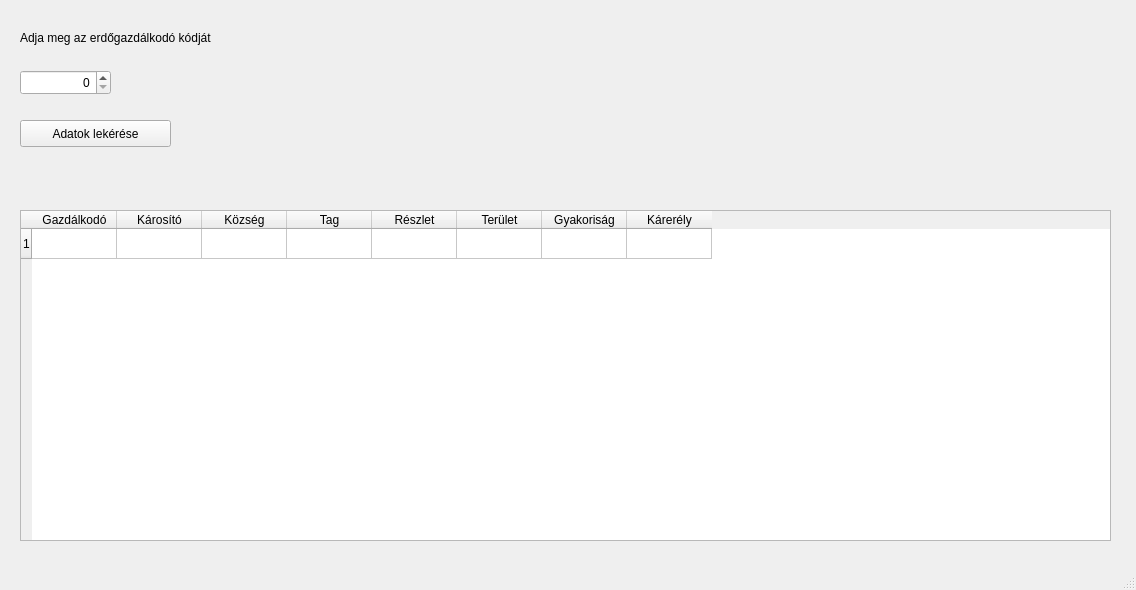
<?xml version="1.0" encoding="UTF-8"?>
<ui version="4.0">
 <class>MainWindow</class>
 <widget class="QMainWindow" name="MainWindow">
  <property name="geometry">
   <rect>
    <x>0</x>
    <y>0</y>
    <width>1136</width>
    <height>590</height>
   </rect>
  </property>
  <property name="windowTitle">
   <string>MainWindow</string>
  </property>
  <widget class="QWidget" name="centralwidget">
   <widget class="QPushButton" name="pushButton">
    <property name="geometry">
     <rect>
      <x>20</x>
      <y>120</y>
      <width>151</width>
      <height>27</height>
     </rect>
    </property>
    <property name="text">
     <string>Adatok lekérése</string>
    </property>
   </widget>
   <widget class="QSpinBox" name="spinBox">
    <property name="geometry">
     <rect>
      <x>20</x>
      <y>70</y>
      <width>91</width>
      <height>25</height>
     </rect>
    </property>
    <property name="layoutDirection">
     <enum>Qt::LeftToRight</enum>
    </property>
    <property name="alignment">
     <set>Qt::AlignRight|Qt::AlignTrailing|Qt::AlignVCenter</set>
    </property>
   </widget>
   <widget class="QLabel" name="label">
    <property name="geometry">
     <rect>
      <x>20</x>
      <y>30</y>
      <width>251</width>
      <height>16</height>
     </rect>
    </property>
    <property name="text">
     <string>Adja meg az erdőgazdálkodó kódját</string>
    </property>
   </widget>
   <widget class="QTableWidget" name="tableWidget">
    <property name="geometry">
     <rect>
      <x>20</x>
      <y>210</y>
      <width>1091</width>
      <height>331</height>
     </rect>
    </property>
    <property name="rowCount">
     <number>1</number>
    </property>
    <property name="columnCount">
     <number>8</number>
    </property>
    <attribute name="horizontalHeaderCascadingSectionResizes">
     <bool>true</bool>
    </attribute>
    <attribute name="horizontalHeaderDefaultSectionSize">
     <number>85</number>
    </attribute>
    <attribute name="horizontalHeaderShowSortIndicator" stdset="0">
     <bool>true</bool>
    </attribute>
    <attribute name="horizontalHeaderStretchLastSection">
     <bool>false</bool>
    </attribute>
    <row>
     <property name="text">
      <string>1</string>
     </property>
    </row>
    <column>
     <property name="text">
      <string>Gazdálkodó</string>
     </property>
     <property name="background">
      <color>
       <red>255</red>
       <green>255</green>
       <blue>255</blue>
      </color>
     </property>
    </column>
    <column>
     <property name="text">
      <string>Károsító</string>
     </property>
    </column>
    <column>
     <property name="text">
      <string>Község</string>
     </property>
    </column>
    <column>
     <property name="text">
      <string>Tag</string>
     </property>
    </column>
    <column>
     <property name="text">
      <string>Részlet</string>
     </property>
    </column>
    <column>
     <property name="text">
      <string>Terület</string>
     </property>
    </column>
    <column>
     <property name="text">
      <string>Gyakoriság</string>
     </property>
    </column>
    <column>
     <property name="text">
      <string>Kárerély</string>
     </property>
    </column>
    <item row="0" column="0">
     <property name="text">
      <string/>
     </property>
     <property name="flags">
      <set>ItemIsSelectable|ItemIsEditable|ItemIsDragEnabled|ItemIsUserCheckable|ItemIsEnabled</set>
     </property>
    </item>
   </widget>
  </widget>
  <widget class="QStatusBar" name="statusbar"/>
 </widget>
 <resources/>
 <connections/>
</ui>
